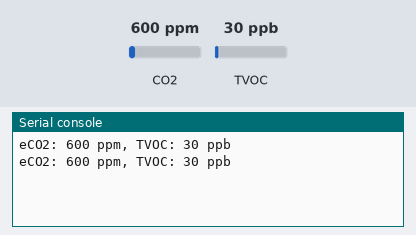
Simulated run of this program. Board: ESP32 board running MicroPython. Parts: the last lines printed to the serial console. The inputs (shaded band) are chosen by the test bench; at power-on: CO2 600 ppm, TVOC 30 ppb. Library files of the repository ran but are not shown: CCS811.py.

Above: at 2.2 s.
2.3 s: CO2 set to 452 ppm
At 3.3 s:
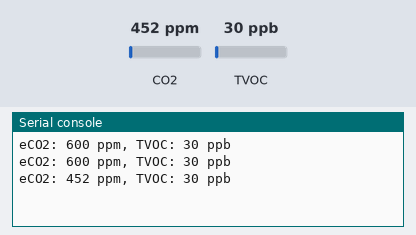
3.8 s: TVOC set to 20 ppb
At 4.8 s:
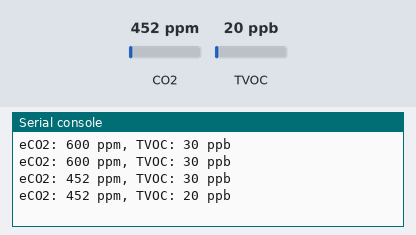
5.3 s: CO2 set to 1050 ppm
At 6.8 s:
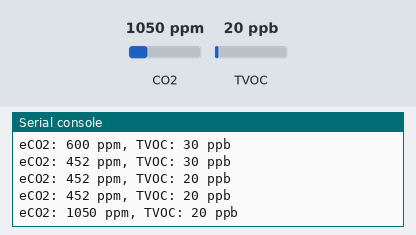
Timing chart, 0 to 8.3 s (numbered marks = the images above; inputs shaded):
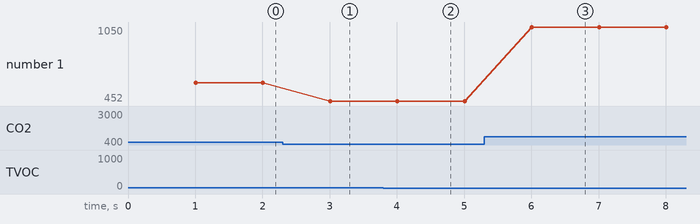

The program:

CCS811_eksempel.py
```python
"""Example usage basic driver CCS811.py"""

from machine import Pin, I2C
import time
import CCS811

def main():
    i2c = I2C(scl=Pin(22), sda=Pin(21))
    # Adafruit sensor breakout has i2c addr: 90; Sparkfun: 91
    s = CCS811.CCS811(i2c=i2c, addr=90)
    time.sleep(1)
    while True:
        if s.data_ready():
            print('eCO2: %d ppm, TVOC: %d ppb' % (s.eCO2, s.tVOC))
            time.sleep(1)

main()
```

Measured:
- after the input at 2.3 s, the serial console: prints a new line after 0.71 s (image 1)
- after the input at 3.8 s, the serial console: prints a new line after 0.21 s (image 2)
- after the input at 5.3 s, the serial console: prints a new line after 0.71 s (image 3)
- plotted number 1: 600 → 452 after the input at 2.3 s, 452 → 1050 after the input at 5.3 s
